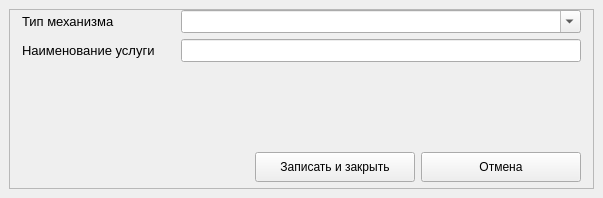
<?xml version="1.0" encoding="UTF-8"?>
<ui version="4.0">
 <class>ServiceForm</class>
 <widget class="QWidget" name="ServiceForm">
  <property name="geometry">
   <rect>
    <x>0</x>
    <y>0</y>
    <width>603</width>
    <height>198</height>
   </rect>
  </property>
  <property name="minimumSize">
   <size>
    <width>603</width>
    <height>198</height>
   </size>
  </property>
  <property name="maximumSize">
   <size>
    <width>603</width>
    <height>198</height>
   </size>
  </property>
  <property name="windowTitle">
   <string>Form</string>
  </property>
  <layout class="QGridLayout" name="gridLayout_3">
   <property name="leftMargin">
    <number>0</number>
   </property>
   <property name="topMargin">
    <number>0</number>
   </property>
   <property name="rightMargin">
    <number>0</number>
   </property>
   <property name="bottomMargin">
    <number>0</number>
   </property>
   <item row="0" column="0">
    <widget class="QFrame" name="frame">
     <property name="minimumSize">
      <size>
       <width>585</width>
       <height>180</height>
      </size>
     </property>
     <property name="maximumSize">
      <size>
       <width>585</width>
       <height>180</height>
      </size>
     </property>
     <property name="frameShape">
      <enum>QFrame::StyledPanel</enum>
     </property>
     <property name="frameShadow">
      <enum>QFrame::Raised</enum>
     </property>
     <layout class="QGridLayout" name="gridLayout_2">
      <property name="leftMargin">
       <number>0</number>
      </property>
      <property name="topMargin">
       <number>0</number>
      </property>
      <property name="rightMargin">
       <number>0</number>
      </property>
      <property name="bottomMargin">
       <number>0</number>
      </property>
      <item row="0" column="0">
       <layout class="QGridLayout" name="gridLayout">
        <item row="1" column="1">
         <widget class="QLineEdit" name="service_ledit">
          <property name="minimumSize">
           <size>
            <width>400</width>
            <height>23</height>
           </size>
          </property>
          <property name="maximumSize">
           <size>
            <width>400</width>
            <height>23</height>
           </size>
          </property>
          <property name="font">
           <font>
            <pointsize>10</pointsize>
           </font>
          </property>
          <property name="maxLength">
           <number>12</number>
          </property>
         </widget>
        </item>
        <item row="0" column="0">
         <widget class="QLabel" name="mechanism_type_label">
          <property name="minimumSize">
           <size>
            <width>153</width>
            <height>22</height>
           </size>
          </property>
          <property name="maximumSize">
           <size>
            <width>153</width>
            <height>22</height>
           </size>
          </property>
          <property name="font">
           <font>
            <pointsize>10</pointsize>
           </font>
          </property>
          <property name="frameShadow">
           <enum>QFrame::Plain</enum>
          </property>
          <property name="text">
           <string>Тип механизма</string>
          </property>
          <property name="alignment">
           <set>Qt::AlignLeading|Qt::AlignLeft|Qt::AlignVCenter</set>
          </property>
         </widget>
        </item>
        <item row="0" column="1">
         <widget class="QComboBox" name="mechanism_type_cbox">
          <property name="minimumSize">
           <size>
            <width>400</width>
            <height>23</height>
           </size>
          </property>
          <property name="sizeIncrement">
           <size>
            <width>400</width>
            <height>23</height>
           </size>
          </property>
          <property name="editable">
           <bool>true</bool>
          </property>
         </widget>
        </item>
        <item row="1" column="0">
         <widget class="QLabel" name="service_label">
          <property name="minimumSize">
           <size>
            <width>153</width>
            <height>22</height>
           </size>
          </property>
          <property name="maximumSize">
           <size>
            <width>153</width>
            <height>22</height>
           </size>
          </property>
          <property name="font">
           <font>
            <pointsize>10</pointsize>
           </font>
          </property>
          <property name="frameShadow">
           <enum>QFrame::Plain</enum>
          </property>
          <property name="text">
           <string>Наименование услуги</string>
          </property>
          <property name="alignment">
           <set>Qt::AlignLeading|Qt::AlignLeft|Qt::AlignVCenter</set>
          </property>
         </widget>
        </item>
        <item row="3" column="0" colspan="2">
         <layout class="QHBoxLayout" name="button_hlayout">
          <property name="topMargin">
           <number>6</number>
          </property>
          <property name="bottomMargin">
           <number>6</number>
          </property>
          <item>
           <spacer name="horizontalSpacer">
            <property name="orientation">
             <enum>Qt::Horizontal</enum>
            </property>
            <property name="sizeHint" stdset="0">
             <size>
              <width>40</width>
              <height>20</height>
             </size>
            </property>
           </spacer>
          </item>
          <item>
           <widget class="QPushButton" name="save_button">
            <property name="minimumSize">
             <size>
              <width>160</width>
              <height>30</height>
             </size>
            </property>
            <property name="maximumSize">
             <size>
              <width>160</width>
              <height>30</height>
             </size>
            </property>
            <property name="text">
             <string>Записать и закрыть</string>
            </property>
           </widget>
          </item>
          <item>
           <widget class="QPushButton" name="cancel_button">
            <property name="minimumSize">
             <size>
              <width>160</width>
              <height>30</height>
             </size>
            </property>
            <property name="maximumSize">
             <size>
              <width>160</width>
              <height>30</height>
             </size>
            </property>
            <property name="text">
             <string>Отмена</string>
            </property>
           </widget>
          </item>
         </layout>
        </item>
        <item row="2" column="0">
         <spacer name="verticalSpacer">
          <property name="orientation">
           <enum>Qt::Vertical</enum>
          </property>
          <property name="sizeHint" stdset="0">
           <size>
            <width>20</width>
            <height>40</height>
           </size>
          </property>
         </spacer>
        </item>
       </layout>
      </item>
     </layout>
    </widget>
   </item>
  </layout>
 </widget>
 <resources/>
 <connections/>
</ui>
